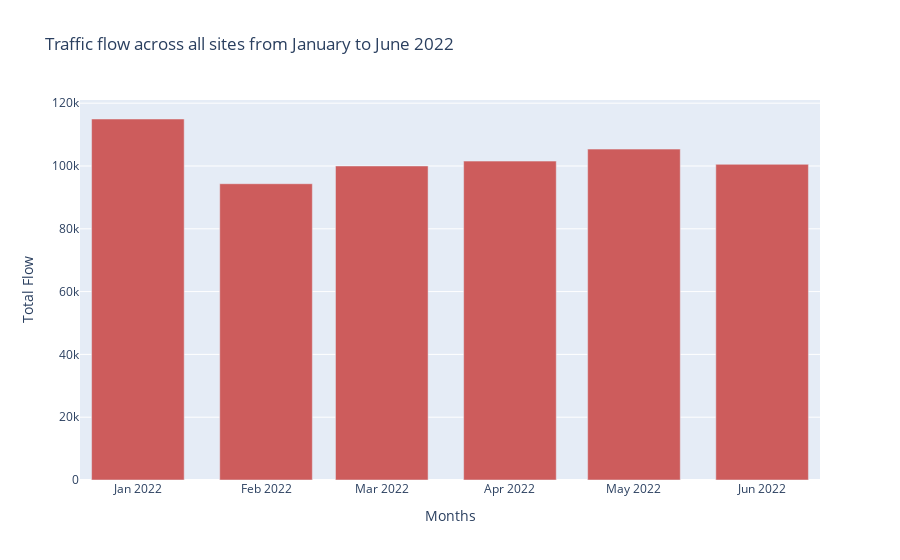

Source (notebook cell):
### Code cell
month_fig = go.Figure(data=go.Bar(x=monthly_flow['year_month'].astype(dtype=str), 
                        y=monthly_flow['normalized_flow'],
                        marker_color='indianred'))
month_fig.update_layout({"title": 'Traffic flow across all sites from January to June 2022',
                   "xaxis": {"title":"Months"},
                   "yaxis": {"title":"Total Flow"},
                   "showlegend": False})
month_fig.show()

### Figure 1 — Plotly figure (JSON) as saved in the notebook; plotly's stock layout.template omitted (floating-point values rounded to 4 significant figures)
{"data": [{"marker": {"color": "indianred"}, "type": "bar", "x": ["2022-01", "2022-02", "2022-03", "2022-04", "2022-05", "2022-06"], "y": [115000.0, 94350.0, 100000.0, 101600.0, 105400.0, 100500.0]}], "layout": {"showlegend": false, "title": {"text": "Traffic flow across all sites from January to June 2022"}, "xaxis": {"title": {"text": "Months"}}, "yaxis": {"title": {"text": "Total Flow"}}}}
